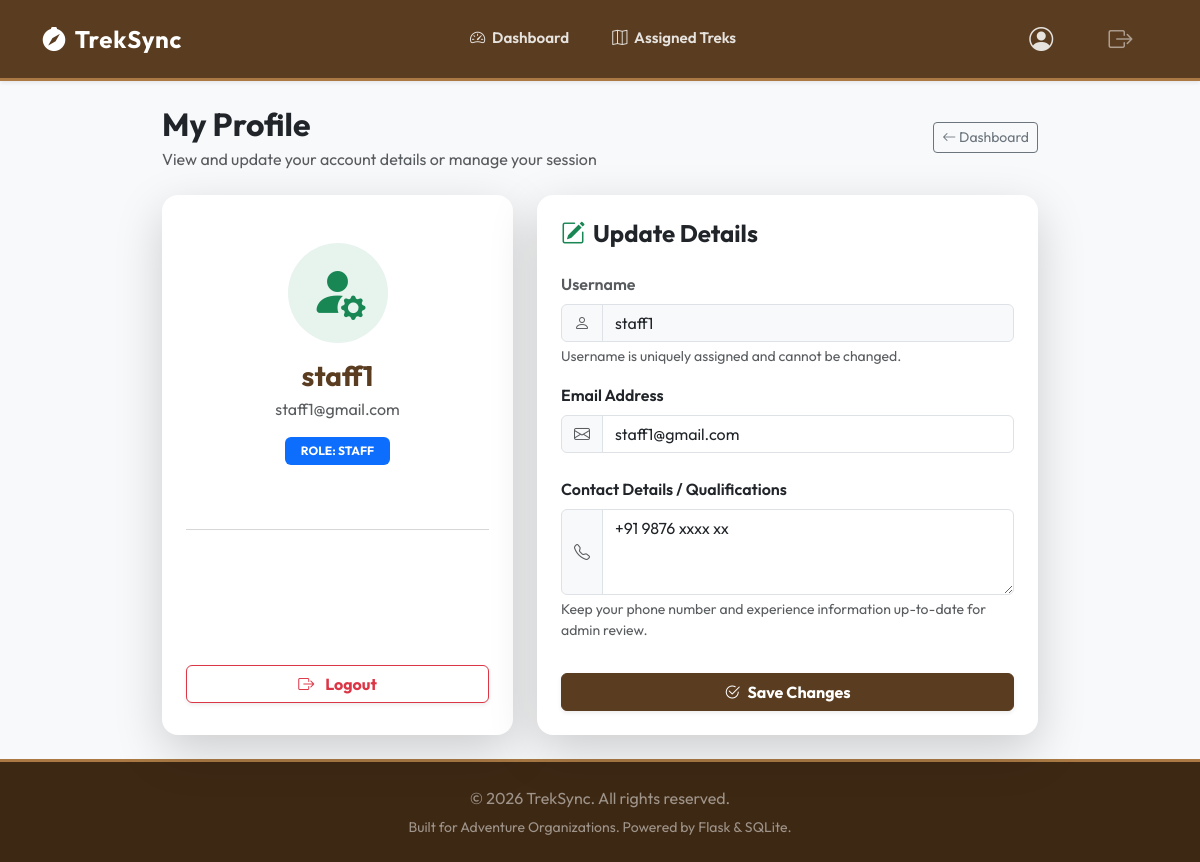
The page /profile (signed in) on the database its author committed.
### models.py (models this page shows, shortened)
class User(db.Model, UserMixin):
    __tablename__ = 'user'
    id = db.Column(db.Integer, primary_key=True)
    username = db.Column(db.String(80), unique=True, nullable=False)
    email = db.Column(db.String(120), unique=True, nullable=False)
    password_hash = db.Column(db.String(255), nullable=False)
    role = db.Column(db.String(20), nullable=False)  # 'admin', 'staff', 'trekker'
    is_active = db.Column(db.Boolean, default=True)  # Admin can deactivate
    is_blacklisted = db.Column(db.Boolean, default=False)  # Admin can blacklist
    profile = db.relationship('StaffProfile', back_populates='user', uselist=False, cascade="all, delete-orphan")
    bookings = db.relationship('Booking', back_populates='user', cascade="all, delete-orphan")
    assigned_treks = db.relationship('Trek', back_populates='staff', foreign_keys='Trek.staff_id')

class StaffProfile(db.Model):
    __tablename__ = 'staff_profile'
    id = db.Column(db.Integer, primary_key=True)
    user_id = db.Column(db.Integer, db.ForeignKey('user.id'), nullable=False, unique=True)
    contact_details = db.Column(db.String(200), nullable=True)
    status = db.Column(db.String(20), default='pending')  # 'pending', 'approved', 'blacklisted'
    user = db.relationship('User', back_populates='profile')

### app.py (the view, shortened to what this page needs)
@app.route('/profile', methods=['GET', 'POST'])
@login_required
def edit_profile():
    return render_template('profile.html')

### app.py (called while the page is built)
@login_manager.user_loader
def load_user(user_id):
    return User.query.get(int(user_id))

### templates/profile.html (shortened to what this page needs)
{% extends "base.html" %}
{% block content %}
<div class="container" style="max-width: 900px;">
    <div class="d-flex justify-content-between align-items-center mb-4">
        <div>
            <h1 class="h2 fw-bold mb-1 text-dark">My Profile</h1>
            <p class="text-muted mb-0">View and update your account details or manage your session</p>
        </div>
        {% if current_user.role == 'admin' %}
            <a href="{{ url_for('admin_dashboard') }}" class="btn btn-outline-secondary btn-sm">
                <i class="bi bi-arrow-left"></i> Dashboard
            </a>
        {% elif current_user.role == 'staff' %}
            <a href="{{ url_for('staff_dashboard') }}" class="btn btn-outline-secondary btn-sm">
                <i class="bi bi-arrow-left"></i> Dashboard
            </a>
        {% else %}
            <a href="{{ url_for('trekker_dashboard') }}" class="btn btn-outline-secondary btn-sm">
                <i class="bi bi-arrow-left"></i> Dashboard
            </a>
        {% endif %}
    </div>
    <div class="row g-4">
        <div class="col-md-5">
            <div class="card border-0 shadow-lg text-center p-4 bg-white h-100">
                <div class="my-4">
                    <div class="d-inline-flex align-items-center justify-content-center bg-success bg-opacity-10 text-success rounded-circle p-4 mb-3" style="width: 100px; height: 100px;">
                        <i class="bi bi-person-fill-gear display-4"></i>
                    </div>
                    <h3 class="fw-bold mb-1">{{ current_user.username }}</h3>
                    <p class="text-muted mb-3">{{ current_user.email }}</p>
                    <span class="badge text-uppercase py-2 px-3 mb-4
                        {% if current_user.role == 'admin' %}bg-dark
                        {% elif current_user.role == 'staff' %}bg-primary
                        {% else %}bg-success{% endif %}">
                        Role: {{ current_user.role }}
                    </span>
                </div>
                <hr class="text-muted my-3">
                <div class="mt-auto py-2">
                    <button class="btn btn-outline-danger w-100 py-2.5 fw-bold shadow-sm" data-bs-toggle="modal" data-bs-target="#logoutModal">
                        <i class="bi bi-box-arrow-right me-2"></i> Logout
                    </button>
                </div>
            </div>
        </div>
        <div class="col-md-7">
            <div class="card border-0 shadow-lg p-4 bg-white h-100">
                <h4 class="fw-bold text-dark mb-4"><i class="bi bi-pencil-square text-success me-2"></i>Update Details</h4>
                <form action="{{ url_for('edit_profile') }}" method="POST">
                    <div class="mb-3">
                        <label for="username" class="form-label fw-semibold text-muted">Username</label>
                        <div class="input-group">
                            <span class="input-group-text bg-light"><i class="bi bi-person text-muted"></i></span>
                            <input type="text" class="form-control bg-light" id="username" value="{{ current_user.username }}" readonly>
                        </div>
                        <div class="form-text">Username is uniquely assigned and cannot be changed.</div>
                    </div>
                    <div class="mb-4">
                        <label for="email" class="form-label fw-semibold text-dark">Email Address</label>
                        <div class="input-group">
                            <span class="input-group-text bg-light"><i class="bi bi-envelope text-muted"></i></span>
                            <input type="email" class="form-control" id="email" name="email" value="{{ current_user.email }}" required>
                        </div>
                    </div>
                    {% if current_user.role == 'staff' %}
                        <div class="mb-4">
                            <label for="contact_details" class="form-label fw-semibold text-dark">Contact Details / Qualifications</label>
                            <div class="input-group">
                                <span class="input-group-text bg-light"><i class="bi bi-telephone text-muted"></i></span>
                                <textarea class="form-control" id="contact_details" name="contact_details" rows="3" required>{{ current_user.profile.contact_details if current_user.profile else '' }}</textarea>
                            </div>
                            <div class="form-text">Keep your phone number and experience information up-to-date for admin review.</div>
                        </div>
                    {% endif %}
                    <div class="pt-2">
                        <button type="submit" class="btn btn-success w-100 py-2.5 fw-bold shadow-sm">
                            <i class="bi bi-check2-circle me-1"></i> Save Changes
                        </button>
                    </div>
                </form>
            </div>
        </div>
    </div>
</div>
{% endblock %}

### static/css/style.css (style rules this page uses)
:root { --primary-color: #5a3d21; --primary-dark: #3d2814; --primary-light: #f4eddf; --accent-color: #ab7a44; --tan-color: #d2b595; --bg-color: #fcfaf7; --card-shadow: 0 4px 20px rgba(90, 61, 33, 0.05); --card-shadow-hover: 0 8px 30px rgba(90, 61, 33, 0.12); }
body { font-family: 'Outfit', sans-serif; background-color: var(--bg-color); display: flex; flex-direction: column; min-height: 100vh; }
h1, h2, h3, h4, h5, h6 { font-weight: 700; color: var(--primary-color); }
.btn-success { background-color: var(--primary-color); border-color: var(--primary-color); color: #ffffff; transition: all 0.3s ease; }
.card { border: 1px solid rgba(210, 181, 149, 0.2); border-radius: 16px; box-shadow: var(--card-shadow); transition: transform 0.3s ease, box-shadow 0.3s ease; }

### rows shown on the page
User: username "staff1", email "staff1@gmail.com", role "STAFF"
StaffProfile: contact_details "+91 9876 xxxx xx"
